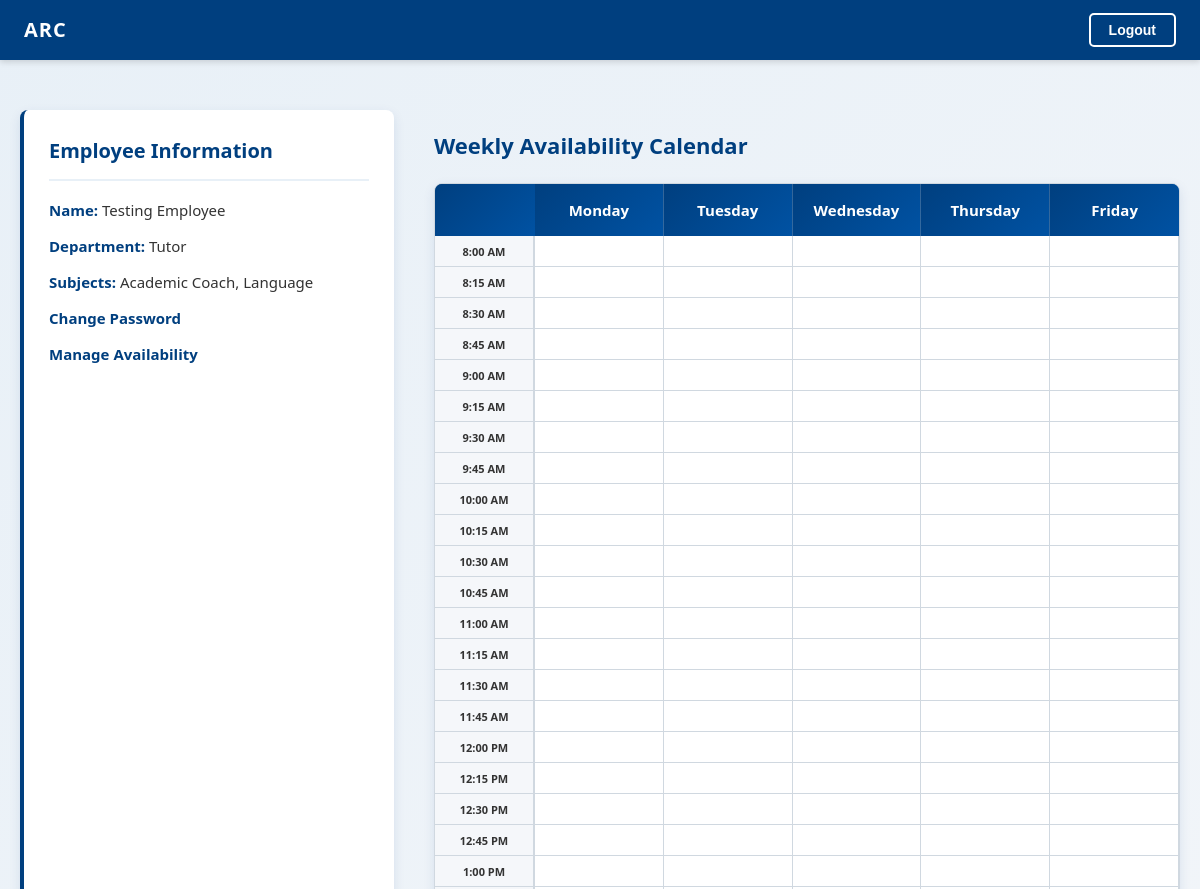
/ (signed in, upper part), run on an earlier commit of the app's database.
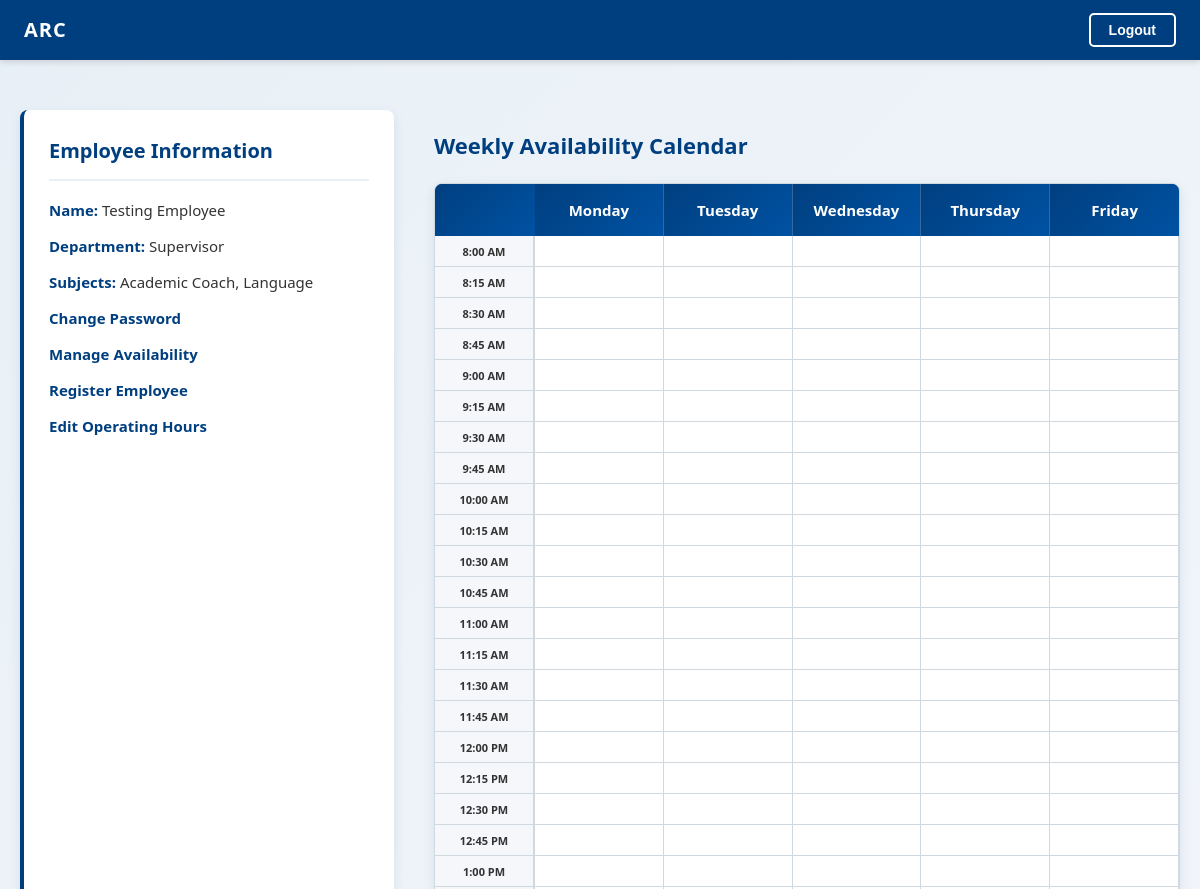
And on a later commit of the database.
### account/models.py (models this page shows)
class Employee(AbstractUser):
    class Role(models.TextChoices):
        employee = 'EMPLOYEE','Employee'
        scheduler = 'SCHEDULER','Scheduler'
        admin = 'ADMIN','Admin'
    class Department(models.TextChoices):
        new = 'NEW', 'New Hire'
        tutor = 'TUT','Tutor'
        arc_assist_one = 'AA1','Arc Assistant I'
        arc_assist_two = 'AA2','Arc Asssistant II'
        supervisor = 'SUP','Supervisor'
        director = 'DIR','Director'
    department = models.CharField(
        max_length=3,
        choices=Department.choices,
        default = Department.new
    )
    subjects = models.ManyToManyField(
        Subject,
        blank=True,
        related_name='employees'
    )
    birthdate = models.DateField(null=True, blank=True)
    role = models.CharField(
        choices=Role.choices,
        default=Role.employee
    )

class Subject(models.Model):
    class SubjectChoices(models.TextChoices):
        math = 'MTH','Math'
        science = 'SCI','Science'
        speech = 'SPC','Speech'
        writing = 'WRI','Writing'
        accounting = 'ACC','Accounting'
        compsci = 'CIS', 'Computer Science'
        language = 'LAN','Language'
        academic_coach = 'ACD','Academic Coach'
        math_coach = 'MTC','Math Coach'
        aea_coach = 'AEA','AEA - Academic Coach'
    code = models.CharField(
        max_length=3,
        choices=SubjectChoices.choices,
        unique=True,
        primary_key=True
    )
    name = models.CharField(max_length=50)
    def __str__(self):
        return self.name
    class Meta:
        ordering = ['name']

### account/views.py (the view)
# urls.py: path('', views.dashboard, name='dashboard'),
@login_required
def dashboard(request):
    if request.user.is_authenticated:
        all_availability = WeeklyAvailability.objects.filter(
            user=request.user
        ).order_by('day_of_week', 'start_time')
        days = [
            ('MON', 'Monday'),
            ('TUE', 'Tuesday'),
            ('WED', 'Wednesday'),
            ('THU', 'Thursday'),
            ('FRI', 'Friday'),
        ]
        operating_hours = {}
        try:
            for day_code, day_name in days:
                oh = OperatingHours.objects.get(day_of_week=day_code)
                operating_hours[day_code] = {'start': oh.start_time, 'end': oh.end_time}
        except OperatingHours.DoesNotExist:
            for day_code, day_name in days:
                operating_hours[day_code] = {'start': time(8, 0), 'end': time(18, 0)}
        start_hour = operating_hours[days[0][0]]['start'].hour
        end_hour = operating_hours[days[0][0]]['end'].hour
        minutes_slots = []
        current_time = time(start_hour, 0)
        while current_time < time(end_hour, 0):
            hour = current_time.hour
            minute = current_time.minute
            if hour == 0:
                display_hour = 12
                period = 'AM'
            elif hour < 12:
                display_hour = hour
                period = 'AM'
            elif hour == 12:
                display_hour = 12
                period = 'PM'
            else:
                display_hour = hour - 12
                period = 'PM'
            display = f"{display_hour}:{minute:02d} {period}"
            minutes_slots.append({
                'time': current_time,
                'display': display,
            })
            minutes_int = current_time.hour * 60 + current_time.minute + 15
            new_hour = minutes_int // 60
            new_minute = minutes_int % 60
            current_time = time(new_hour, new_minute)
        calendar = []
        for slot in minutes_slots:
            current_slot_time = slot['time']
            next_slot_time_minutes = current_slot_time.hour * 60 + current_slot_time.minute + 15
            next_hour = next_slot_time_minutes // 60
            next_minute = next_slot_time_minutes % 60
            next_slot_time = time(next_hour, next_minute) if next_hour < 24 else time(23, 59)
            row = {'slot': slot, 'days': {}}
            for day_code, day_name in days:
                availabilities = []
                for avail in all_availability.filter(day_of_week=day_code):
                    if avail.start_time <= current_slot_time and avail.end_time > current_slot_time:
                        availabilities.append(avail)
                row['days'][day_code] = availabilities
            calendar.append(row)
        context = {
            'calendar': calendar,
            'days': days,
            'operating_hours': operating_hours,
            'start_hour': start_hour,
            'end_hour': end_hour,
        }
    else:
        context = {
            'calendar': [],
            'days': [],
            'availability_blocks': {},
        }
    return render(request, 'account/dashboard.html', context)

### account/templatetags/custom_filters.py (called while the page is built)
@register.filter
def dict_lookup(dictionary, key):
    if dictionary is None:
        return None
    return dictionary.get(key, [])

### account/templates/account/dashboard.html (shortened to what this page needs)
{% extends "account/base.html" %}
{% load custom_filters %}
{% block content %}
<div class="dashboard-container">
    <div class="employee-info">
        <div class="info-section">
            <h2>Employee Information</h2>
            <p><strong>Name:</strong> {{ user.first_name }} {{ user.last_name }}</p>
            <p><strong>Department:</strong> {{ user.get_department_display }}</p>
            {% if user.subjects.all %}
            <p><strong>Subjects:</strong> {{ user.subjects.all|join:", " }}</p>
            {% endif %}
            <p><strong><a href="{% url 'dashboard:password_change' %}">Change Password</a></strong></p>
            <p><strong><a href="{% url 'scheduling:manage_availability' %}">Manage Availability</a></strong></p>
            {% if user.role == 'ADMIN' %}
            <p><strong><a href="{% url 'dashboard:registration' %}">Register Employee</a></strong></p>
            <p><strong><a href="{% url 'scheduling:operating_hours' %}">Edit Operating Hours</a></strong></p>
            {% endif %}
        </div>
        <div class="calendar-section">
            <h2>Weekly Availability Calendar</h2>
            <div class="hourly-calendar">
                <div class="calendar-header">
                    <div class="hour-column"></div>
                    {% for day_code, day_name in days %}
                    <div class="day-header">
                        <span class="day-full">{{ day_name }}</span>
                    </div>
                    {% endfor %}
                </div>
                <div class="calendar-grid">
                    {% for row in calendar %}
                    <div class="calendar-row">
                        <div class="hour-label {% if row.slot.time.hour < start_hour or row.slot.time.hour >= end_hour %}closed{% endif %}">
                            {{ row.slot.display }}
                        </div>
                        {% for day_code, day_name in days %}
                        <div class="hour-cell {% if row.slot.time.hour < start_hour or row.slot.time.hour >= end_hour %}closed{% endif %}">
                        </div>
                        {% endfor %}
                    </div>
                    {% endfor %}
                </div>
            </div>
        </div>
    </div>
</div>
{% endblock %}

### account/templates/account/base.html (shortened to what this page needs)
{% load static %}
<!DOCTYPE html>
<html lang="en">
<head>
    <link rel="stylesheet" href="{% static 'account/css/styles.css' %}">
</head>
<body>
    <nav class="navbar">
        <a href="{% url 'dashboard:dashboard' %}" class="navbar-logo">
            <span class="logo-placeholder">ARC</span>
        </a>
        <div class="navbar-auth">
            {% if user.is_authenticated %}
                <form method="post" action="{% url 'dashboard:logout' %}" class="button-form">
                    <button type="submit" class="nav-btn nav-btn-logout">Logout</button>
                </form>
            {% else %}
                <a href="{% url 'dashboard:login' %}" class="nav-btn nav-btn-login">Login</a>
            {% endif %}
        </div>
    </nav>
    <main>
        {% block content %}
        {% endblock %}
    </main>
</body>
</html>

### account/static/account/css/styles.css (style rules this page uses)
:root { --primary-color: #003F7F; --primary-light: #0052A3; --secondary-color: #FFFFFF; --accent-color: #E8F0F7; --success-color: #2E8B57; --danger-color: #C41E3A; --warning-color: #FF9800; --info-color: #2196F3; --light-color: #F5F7FA; --dark-color: #1A1A1A; --text-color: #333333; --border-color: #D0D8E0; --font-family: 'Segoe UI', 'Helvetica Neue', sans-serif; }
body { font-family: var(--font-family); background: linear-gradient(135deg, var(--accent-color) 0%, var(--light-color) 100%); color: var(--text-color); margin: 0; padding: 0; line-height: 1.6; display: flex; flex-direction: column; min-height: 100vh; }
main { flex: 1; }
a { color: var(--primary-color); text-decoration: none; transition: color 0.3s ease; }
.navbar { display: flex; align-items: center; justify-content: space-between; padding: 0 24px; height: 60px; background-color: var(--primary-color); box-shadow: 0 2px 6px rgba(0, 0, 0, 0.15); }
.navbar-logo { text-decoration: none; }
.logo-placeholder { font-size: 20px; font-weight: 700; color: var(--secondary-color); letter-spacing: 1px; }
.nav-btn { padding: 7px 18px; border-radius: 5px; font-size: 14px; font-weight: 600; text-decoration: none; transition: opacity 0.2s ease; }
.nav-btn-logout { background-color: transparent; color: var(--secondary-color); border: 2px solid var(--secondary-color); }
.dashboard-container { max-width: 1400px; margin: 0 auto; padding: 30px 20px; }
.employee-info { display: flex; gap: 40px; margin-top: 20px; }
.info-section { flex: 0 0 320px; background: var(--secondary-color); padding: 25px; border-radius: 8px; box-shadow: 0 4px 12px rgba(0, 63, 127, 0.1); border-left: 4px solid var(--primary-color); }
.info-section h2 { margin-top: 0; color: var(--primary-color); font-size: 20px; border-bottom: 2px solid var(--accent-color); padding-bottom: 12px; }
.info-section p { margin: 12px 0; font-size: 15px; color: var(--text-color); }
.info-section strong { color: var(--primary-color); font-weight: 600; }
.calendar-section { flex: 1; }
.calendar-section h2 { color: var(--primary-color); font-size: 22px; margin-bottom: 20px; font-weight: 600; }
.hourly-calendar { background-color: var(--secondary-color); border: 1px solid var(--border-color); border-radius: 8px; overflow-x: auto; box-shadow: 0 4px 12px rgba(0, 63, 127, 0.1); }
.calendar-header { display: grid; grid-template-columns: 100px repeat(5, 1fr); gap: 0; background: linear-gradient(135deg, var(--primary-color) 0%, var(--primary-light) 100%); padding: 0; sticky: top 0; z-index: 10; }
.hour-column { background: inherit; color: white; padding: 14px 8px; font-weight: 600; text-align: center; font-size: 12px; }
.day-header { background: inherit; color: white; padding: 14px 8px; font-weight: 600; text-align: center; border-right: 1px solid rgba(255, 255, 255, 0.2); font-size: 15px; }
.day-header:last-child { border-right: none; }
.calendar-grid { display: flex; flex-direction: column; }
.calendar-row { display: grid; grid-template-columns: 100px repeat(5, 1fr); gap: 0; background-color: transparent; border-bottom: 1px solid var(--border-color); }
.hour-label { background-color: var(--light-color); padding: 6px 8px; font-weight: 600; text-align: center; border-right: 2px solid var(--border-color); min-height: 18px; display: flex; align-items: center; justify-content: center; font-size: 11px; color: var(--text-color); }
.hour-cell { background-color: #FFFFFF; padding: 2px; min-height: 18px; position: relative; border-right: 1px solid var(--border-color); transition: background-color 0.2s ease; }

What changed in the data, as far as the page shows it:
changed Employee "Testing": department "Tutor" → "Supervisor"; role "EMPLOYEE" → "ADMIN" (drawn)
Also different on the page:
text now shown: "Register Employee Edit Operating Hours"
